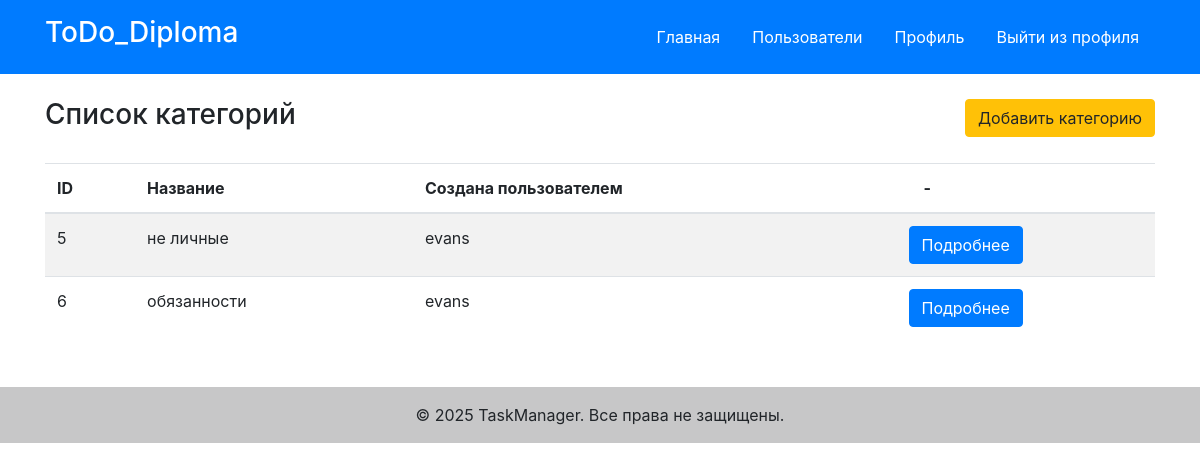
The page /categories/ (signed in) on the database its author committed.
### categories/models.py (models this page shows, shortened)
class Category(models.Model):
    created_by = models.ForeignKey(User, on_delete=models.CASCADE)
    name = models.CharField(max_length=50)
    description = models.CharField(max_length=255, blank=True, null=True)
    created_at = models.DateTimeField(auto_now_add=True)
    updated_at = models.DateTimeField(blank=True, null=True)
    deleted_at = models.DateTimeField(blank=True, null=True)
    deleted = models.BooleanField(default=False)
    class Meta:
        verbose_name = "Категория"
        verbose_name_plural = "Категории"

### categories/views.py (the view)
# urls.py: path('', CategoryListView.as_view(), name='category_list'),
class CategoryListView(LoginRequiredMixin, ListView):
    model = Category
    template_name = 'categories/category_list.html'
    context_object_name = 'categories'
    def get_queryset(self):
        return Category.objects.filter(created_by=self.request.user)

### categories/templates/categories/category_list.html (shortened to what this page needs)
{% extends 'task/base.html' %}
{% block content %}
<div class="d-flex justify-content-between align-items-center my-4">
    <h1 class="h3">Список категорий</h1>
    <div class="ms-auto">
        <a href="{% url 'category_add' %}" class="btn btn-warning">Добавить категорию</a>
    </div>
</div>
<table class="table table-striped">
    <thead>
        <tr>
            <th>ID</th>
            <th>Название</th>
            <th>Создана пользователем</th>
            <th>-</th>
        </tr>
    </thead>
    <tbody>
        {% for category in categories %}
            <tr>
                <td>{{ category.id }}</td>
                <td>{{ category.name }}</td>
                <td>{{ category.created_by }}</td>
                <td><div class="row">
                    <a href="{% url 'category_detail' category.pk %}" class="btn btn-primary">Подробнее</a>
                </div> </td>
            </tr>
        {% endfor %}
    </tbody>
</table>
{% endblock %}

### rows shown on the page
Category: id "5", name "не личные", created_by "evans"
Category: id "6", name "обязанности", created_by "evans"
